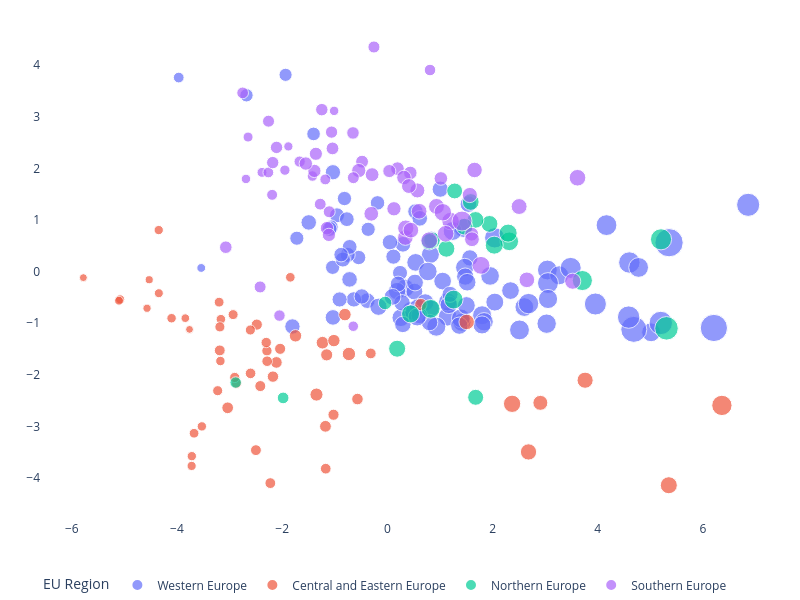

Source (notebook cell):
### Code cell
# Principal Component Analysis
pca = PCA(n_components = 2, random_state=0)
components = pca.fit_transform(X)
total_var = pca.explained_variance_ratio_.sum() * 100

df_pca = df.join(pd.DataFrame(components, index = df.index,
                           columns = ['pc_1', 'pc_2']))
df_pca.reset_index(inplace = True)

fig = px.scatter(df_pca, x = 'pc_1', y = 'pc_2', color=df_pca['EU Region'],
                 width = 800, height = 600, size = 'GDP per Capita',
                 hover_data = ['region_name', 'GDP per Capita'])

fig.update_layout(  margin={"r":1,"t":15,"l":1,"b":1},
                    plot_bgcolor = '#FFFFFF',
                    legend = dict(orientation = 'h', yanchor = 'top'),
                    yaxis_title='', xaxis_title='',
                    title = "")

hovertemplate = '%{customdata[0]}' 
fig.update_traces(hovertemplate=hovertemplate)
fig.show()

### Figure 1 — Plotly figure (JSON) as saved in the notebook; plotly's stock layout.template omitted (floating-point values rounded to 4 significant figures; data arrays with more than 128 entries replaced by an {"elided": "..."} marker saying what was removed)
{"data": [{"customdata": {"elided": "101x2 mixed values"}, "hovertemplate": "%{customdata[0]}", "legendgroup": "Western Europe", "marker": {"color": "#636efa", "size": [82300.0, 60400.0, 41300.0, 48200.0, 55700.0, 51300.0, 68200.0, 31300.0, 37500.0, 31700.0, 34800.0, 67300.0, 54100.0, 45900.0, 53500.0, 74700.0, 49900.0, 54200.0, 47900.0, 55500.0, 50800.0, 48100.0, 54700.0, 37500.0, 58000.0, 84200.0, 64100.0, 43400.0, 46800.0, 37400.0, 55900.0, 48300.0, 36500.0, 45700.0, 50700.0, 51600.0, 41700.0, 46500.0, 42900.0, 41900.0, 38600.0, 47300.0, 41800.0, 39900.0, 35500.0, 42400.0, 36400.0, 41500.0, 36400.0, 47500.0, 104200.0, 114200.0, 66800.0, 34800.0, 34700.0, 31200.0, 33900.0, 35000.0, 32600.0, 30700.0, 37900.0, 37000.0, 30500.0, 36700.0, 35400.0, 36800.0, 31500.0, 34500.0, 32400.0, 37600.0, 33600.0, 42400.0, 40500.0, 36000.0, 27500.0, 28500.0, 17700.0, 26700.0, 12000.0, 123000.0, 53900.0, 43200.0, 41600.0, 50300.0, 49400.0, 46300.0, 77300.0, 50100.0, 70500.0, 56400.0, 60600.0, 49000.0, 37500.0, 43300.0, 60200.0, 49700.0, 48300.0, 53200.0, 63400.0, 55200.0, 54700.0], "sizemode": "area", "sizeref": 307.5, "symbol": "circle"}, "mode": "markers", "name": "Western Europe", "orientation": "v", "showlegend": true, "type": "scatter", "x": [6.859, 3.042, 1.569, 2.341, 3.267, 1.469, 3.485, -1.041, 0.2957, -0.5465, 0.2402, 3.053, 2.603, 1.48, 1.953, 3.954, 0.3375, 1.146, 0.451, 1.801, 1.146, 1.05, 5.014, -0.3813, 3.028, 5.198, 2.684, 0.5141, 0.1848, -1.034, 0.9303, 0.2555, -0.6367, -0.1696, 1.418, 1.839, 0.2782, 0.7191, 0.8286, 0.578, 0.2043, 1.169, 0.802, 1.191, -0.9078, 0.4883, -1.805, 0.2936, -0.4868, 1.517, 4.685, 6.207, 4.166, -0.7546, -0.9581, -0.3652, -0.7171, -0.8458, -0.8795, -1.721, 0.8362, -1.495, -1.068, 0.0488, 0.1147, 0.5343, -0.816, -1.1, -0.1872, 0.615, -0.7707, 1.54, 1.005, -1.035, -2.679, -1.404, -3.967, -1.935, -3.538, 5.355, 1.396, 0.5256, 0.6066, 1.799, 2.042, 1.368, 4.587, 0.567, 4.6, 3.054, 2.512, 1.502, -0.7189, 0.09849, 4.776, 0.8182, 0.5373, 0.7692, 2.04, 1.447, 1.24], "xaxis": "x", "y": [1.293, 0.03121, 0.2648, -0.3674, -0.0708, 0.08089, 0.07122, 0.08283, 0.5277, 0.2727, -0.02552, -0.2219, -0.6861, -0.09619, -0.08354, -0.6273, -0.3198, -0.8735, -0.7496, -0.8447, -0.5862, -0.1832, -1.175, -0.5627, -1.008, -0.9945, -0.6194, -0.3874, -0.3775, -0.8869, -1.066, -0.8929, -0.5379, -0.6807, -0.9806, -0.9707, -0.6049, -0.5972, -0.7124, -0.6846, -0.2398, -0.643, -0.9861, -0.4405, -0.5389, -0.7883, -1.062, -1.023, -0.481, -0.2057, -1.118, -1.091, 0.9002, 0.3235, 1.09, 0.8189, 0.4782, 0.2339, 0.3289, 0.6465, 0.6332, 0.9524, 0.8641, 0.5686, 0.2895, 1.164, 1.415, 0.826, 1.33, 1.031, 1.015, 1.307, 1.596, 1.924, 3.414, 2.666, 3.757, 3.81, 0.07098, 0.5596, -0.9044, -0.2113, -0.8488, -1.032, -0.5902, -1.046, -0.8808, -0.8769, 0.176, -0.5298, -1.129, -0.6566, -0.1505, -0.4889, 0.08087, 0.3322, 0.1786, 0.002416, 0.6539, 0.8448, 0.7858], "yaxis": "y"}, {"customdata": [["Северозападен (Severozapaden)", 9800], ["Северен централен (Severen tsentralen)", 10100], ["Североизточен (Severoiztochen)", 11500], ["Югоизточен (Yugoiztochen)", 12500], ["Югозападен (Yugozapaden)", 23500], ["Южен централен (Yuzhen tsentralen)", 9500], ["Praha", 63500], ["Střední Čechy", 26400], ["Jihozápad", 24600], ["Severozápad", 20000], ["Severovýchod", 23800], ["Jihovýchod", 27500], ["Střední Morava", 23700], ["Moravskoslezsko", 22600], ["Panonska Hrvatska", 13900], ["Jadranska Hrvatska", 19200], ["Grad Zagreb", 34500], ["Sjeverna Hrvatska", 17300], ["Budapest", 44700], ["Pest", 17600], ["Közép-Dunántúl", 18000], ["Nyugat-Dunántúl", 18200], ["Dél-Dunántúl", 13500], ["Észak-Magyarország", 13000], ["Észak-Alföld", 13400], ["Dél-Alföld", 14600], ["Małopolskie", 17800], ["Śląskie", 20600], ["Wielkopolskie", 20900], ["Zachodniopomorskie", 16400], ["Lubuskie", 15900], ["Dolnośląskie", 21400], ["Opolskie", 16100], ["Kujawsko-pomorskie", 16000], ["Warmińsko-mazurskie", 14100], ["Pomorskie", 19100], ["Łódzkie", 19000], ["Świętokrzyskie", 14900], ["Lubelskie", 13800], ["Podkarpackie", 14300], ["Podlaskie", 15400], ["Warszawski stołeczny", 40200], ["Mazowiecki regionalny", 18100], ["Nord-Vest", 15600], ["Centru", 15700], ["Nord-Est", 10500], ["Sud-Est", 13000], ["Sud-Muntenia", 12100], ["Bucureşti-Ilfov", 40800], ["Sud-Vest Oltenia", 13300], ["Vest", 17300], ["Vzhodna Slovenija", 24100], ["Zahodna Slovenija", 36900], ["Bratislavský kraj", 46100], ["Západné Slovensko", 21100], ["Stredné Slovensko", 18700], ["Východné Slovensko", 16600]], "hovertemplate": "%{customdata[0]}", "legendgroup": "Central and Eastern Europe", "marker": {"color": "#EF553B", "size": [9800.0, 10100.0, 11500.0, 12500.0, 23500.0, 9500.0, 63500.0, 26400.0, 24600.0, 20000.0, 23800.0, 27500.0, 23700.0, 22600.0, 13900.0, 19200.0, 34500.0, 17300.0, 44700.0, 17600.0, 18000.0, 18200.0, 13500.0, 13000.0, 13400.0, 14600.0, 17800.0, 20600.0, 20900.0, 16400.0, 15900.0, 21400.0, 16100.0, 16000.0, 14100.0, 19100.0, 19000.0, 14900.0, 13800.0, 14300.0, 15400.0, 40200.0, 18100.0, 15600.0, 15700.0, 10500.0, 13000.0, 12100.0, 40800.0, 13300.0, 17300.0, 24100.0, 36900.0, 46100.0, 21100.0, 18700.0, 16600.0], "sizemode": "area", "sizeref": 307.5, "symbol": "circle"}, "mode": "markers", "name": "Central and Eastern Europe", "orientation": "v", "showlegend": true, "type": "scatter", "x": [-5.78, -4.528, -3.841, -4.345, 0.6367, -3.762, 6.359, -1.348, -1.234, -2.175, -1.747, -0.7314, -1.017, -1.154, -4.103, -2.483, 2.908, -2.601, 5.35, -1.172, -2.225, -2.499, -3.527, -3.721, -3.718, -3.675, -0.3156, -0.5687, -2.11, -2.29, -2.605, -1.177, -2.868, -2.902, -3.165, -1.024, -2.039, -3.199, -3.175, -1.845, -2.933, 3.759, -3.187, -3.226, -3.184, -4.569, -5.082, -5.102, 2.683, -4.347, -2.286, -0.807, 1.508, 2.371, -3.037, -2.416, -2.303], "xaxis": "x", "y": [-0.1169, -0.157, -0.9011, -0.4183, -0.6378, -1.119, -2.591, -2.38, -1.376, -2.033, -1.243, -1.595, -1.336, -1.612, -0.9027, -1.026, -2.541, -1.97, -4.135, -3.815, -4.095, -3.456, -2.997, -3.762, -3.573, -3.129, -1.584, -2.467, -1.758, -1.533, -1.13, -2.995, -2.163, -2.049, -0.9214, -2.771, -1.495, -0.5915, -1.731, -0.1104, -0.8324, -2.103, -1.525, -2.306, -1.07, -0.7093, -0.538, -0.5633, -3.491, 0.8044, -1.734, -0.8321, -0.9746, -2.559, -2.636, -2.216, -1.373], "yaxis": "y"}, {"customdata": [["Hovedstaden", 85000], ["Sjælland", 44600], ["Syddanmark", 54500], ["Midtjylland", 54600], ["Nordjylland", 50000], ["Eesti", 28100], ["Latvija", 21000], ["Sostinės regionas", 39400], ["Vidurio ir vakarų Lietuvos regionas ", 20100], ["Länsi-Suomi", 44400], ["Helsinki-Uusimaa", 62200], ["Etelä-Suomi", 42200], ["Pohjois- ja Itä-Suomi", 41500], ["Åland", 53800], ["Stockholm", 68700], ["Östra Mellansverige", 43600], ["Småland med öarna", 43100], ["Sydsverige", 42700], ["Västsverige", 50300], ["Norra Mellansverige", 38700], ["Mellersta Norrland", 43300], ["Övre Norrland", 49800]], "hovertemplate": "%{customdata[0]}", "legendgroup": "Northern Europe", "marker": {"color": "#00cc96", "size": [85000.0, 44600.0, 54500.0, 54600.0, 50000.0, 28100.0, 21000.0, 39400.0, 20100.0, 44400.0, 62200.0, 42200.0, 41500.0, 53800.0, 68700.0, 43600.0, 43100.0, 42700.0, 50300.0, 38700.0, 43300.0, 49800.0], "sizemode": "area", "sizeref": 307.5, "symbol": "circle"}, "mode": "markers", "name": "Northern Europe", "orientation": "v", "showlegend": true, "type": "scatter", "x": [5.306, 0.1857, 0.8235, 1.26, 0.4405, -0.04262, -1.982, 1.678, -2.884, 1.122, 3.707, 0.8482, 0.7964, 2.317, 5.202, 1.941, 1.585, 1.676, 2.296, 1.279, 1.465, 2.031], "xaxis": "x", "y": [-1.098, -1.493, -0.7193, -0.5412, -0.8194, -0.6075, -2.445, -2.433, -2.148, 0.4429, -0.1726, 0.6066, 0.5789, 0.5866, 0.6255, 0.9237, 1.348, 1.001, 0.7453, 1.561, 0.8699, 0.5121], "yaxis": "y"}, {"customdata": [["Aττική (Attiki)", 29700], ["Βόρειο Αιγαίο (Voreio Aigaio)", 13100], ["Νότιο Αιγαίο (Notio Aigaio)", 21600], ["Κρήτη (Kriti)", 18300], ["Aνατολική Μακεδονία, Θράκη (Anatoliki Makedonia, Thraki)", 13800], ["Κεντρική Μακεδονία (Kentriki Makedonia)", 17000], ["Δυτική Μακεδονία (Dytiki Makedonia)", 15500], ["Ήπειρος (Ipeiros)", 13800], ["Θεσσαλία (Thessalia)", 16300], ["Ιόνια Νησιά (Ionia Nisia)", 19500], ["Δυτική Ελλάδα (Dytiki Ellada)", 15200], ["Στερεά Ελλάδα (Sterea Ellada)", 18500], ["Πελοπόννησος (Peloponnisos)", 17800], ["Galicia", 28700], ["Principado de Asturias", 28100], ["Cantabria", 28400], ["País Vasco", 39000], ["Comunidad Foral de Navarra", 37000], ["La Rioja", 32400], ["Aragón", 34700], ["Comunidad de Madrid", 42600], ["Castilla y León", 29300], ["Castilla-La Mancha", 25100], ["Extremadura", 23900], ["Cataluña", 35600], ["Comunitat Valenciana ", 26500], ["Illes Balears", 34000], ["Andalucía", 23200], ["Región de Murcia", 25500], ["Ciudad de Ceuta", 22400], ["Ciudad de Melilla", 20500], ["Canarias", 24300], ["Piemonte", 37400], ["Valle d’Aosta/Vallée d’Aoste", 47200], ["Liguria", 38800], ["Lombardia", 49100], ["Abruzzo", 31100], ["Molise", 27200], ["Campania", 23700], ["Puglia", 23600], ["Basilicata", 27700], ["Calabria", 21200], ["Sicilia", 22300], ["Sardegna", 26600], ["Provincia Autonoma di Bolzano/Bozen", 61500], ["Provincia Autonoma di Trento", 46800], ["Veneto", 40700], ["Friuli-Venezia Giulia", 37700], ["Emilia-Romagna", 43700], ["Toscana", 38100], ["Umbria", 31400], ["Marche", 33300], ["Lazio", 42200], ["Κύπρος (Kypros)", 33900], ["Malta", 37700], ["Norte", 21900], ["Algarve", 27500], ["Centro (PT)", 22100], ["Grande Lisboa", 40100], ["Península de Setúba", 17100], ["Alentejo", 24300], ["Oeste e Vale do Tejo", 20200], ["Região Autónoma dos Açores", 22300], ["Região Autónoma da Madeira", 27300]], "hovertemplate": "%{customdata[0]}", "legendgroup": "Southern Europe", "marker": {"color": "#ab63fa", "size": [29700.0, 13100.0, 21600.0, 18300.0, 13800.0, 17000.0, 15500.0, 13800.0, 16300.0, 19500.0, 15200.0, 18500.0, 17800.0, 28700.0, 28100.0, 28400.0, 39000.0, 37000.0, 32400.0, 34700.0, 42600.0, 29300.0, 25100.0, 23900.0, 35600.0, 26500.0, 34000.0, 23200.0, 25500.0, 22400.0, 20500.0, 24300.0, 37400.0, 47200.0, 38800.0, 49100.0, 31100.0, 27200.0, 23700.0, 23600.0, 27700.0, 21200.0, 22300.0, 26600.0, 61500.0, 46800.0, 40700.0, 37700.0, 43700.0, 38100.0, 31400.0, 33300.0, 42200.0, 33900.0, 37700.0, 21900.0, 27500.0, 22100.0, 40100.0, 17100.0, 24300.0, 20200.0, 22300.0, 27300.0], "sizemode": "area", "sizeref": 307.5, "symbol": "circle"}, "mode": "markers", "name": "Southern Europe", "orientation": "v", "showlegend": true, "type": "scatter", "x": [1.602, -1.882, -1.276, -1.18, -2.688, -1.425, -2.649, -1.012, -1.948, -1.668, -2.384, -2.191, -2.263, 0.1919, 0.4365, 1.017, 2.505, 1.657, 0.3146, 0.5699, 3.615, -0.2904, -1.043, -1.247, 1.567, 0.03677, 0.4096, -1.061, -0.4813, -0.2557, 0.8105, -0.6538, 0.3421, 1.201, 0.9333, 1.781, -0.5443, -1.388, -2.107, -2.18, -1.551, -2.752, -2.26, -1.359, 1.419, 1.054, 0.3496, 0.4469, 0.7953, 0.6039, 0.1248, -0.3063, 1.107, 1.608, 2.652, -0.6469, -1.149, -1.106, 3.524, -0.6485, -3.072, -2.052, -2.419, -1.112], "xaxis": "x", "y": [0.7249, 2.424, 1.306, 1.785, 1.794, 1.851, 2.605, 3.112, 1.964, 2.13, 1.921, 1.486, 1.919, 1.993, 1.91, 1.804, 1.26, 1.968, 1.821, 1.572, 1.817, 1.878, 2.385, 3.136, 1.483, 1.947, 1.657, 2.701, 2.128, 4.349, 3.903, 2.685, 0.6594, 0.9784, 1.262, 0.1212, 1.957, 1.95, 2.405, 2.11, 2.092, 3.46, 2.912, 2.281, 0.9791, 1.149, 0.8422, 0.8028, 0.6053, 1.169, 1.216, 1.119, 0.7327, 0.6267, -0.1593, 1.818, 0.8416, 1.159, -0.186, -1.057, 0.4725, -0.8515, -0.2967, 0.711], "yaxis": "y"}], "layout": {"height": 600, "legend": {"itemsizing": "constant", "orientation": "h", "title": {"text": "EU Region"}, "tracegroupgap": 0, "yanchor": "top"}, "margin": {"b": 1, "l": 1, "r": 1, "t": 15}, "plot_bgcolor": "#FFFFFF", "title": {"text": ""}, "width": 800, "xaxis": {"anchor": "y", "domain": [0, 1], "title": {"text": ""}}, "yaxis": {"anchor": "x", "domain": [0, 1], "title": {"text": ""}}}}
